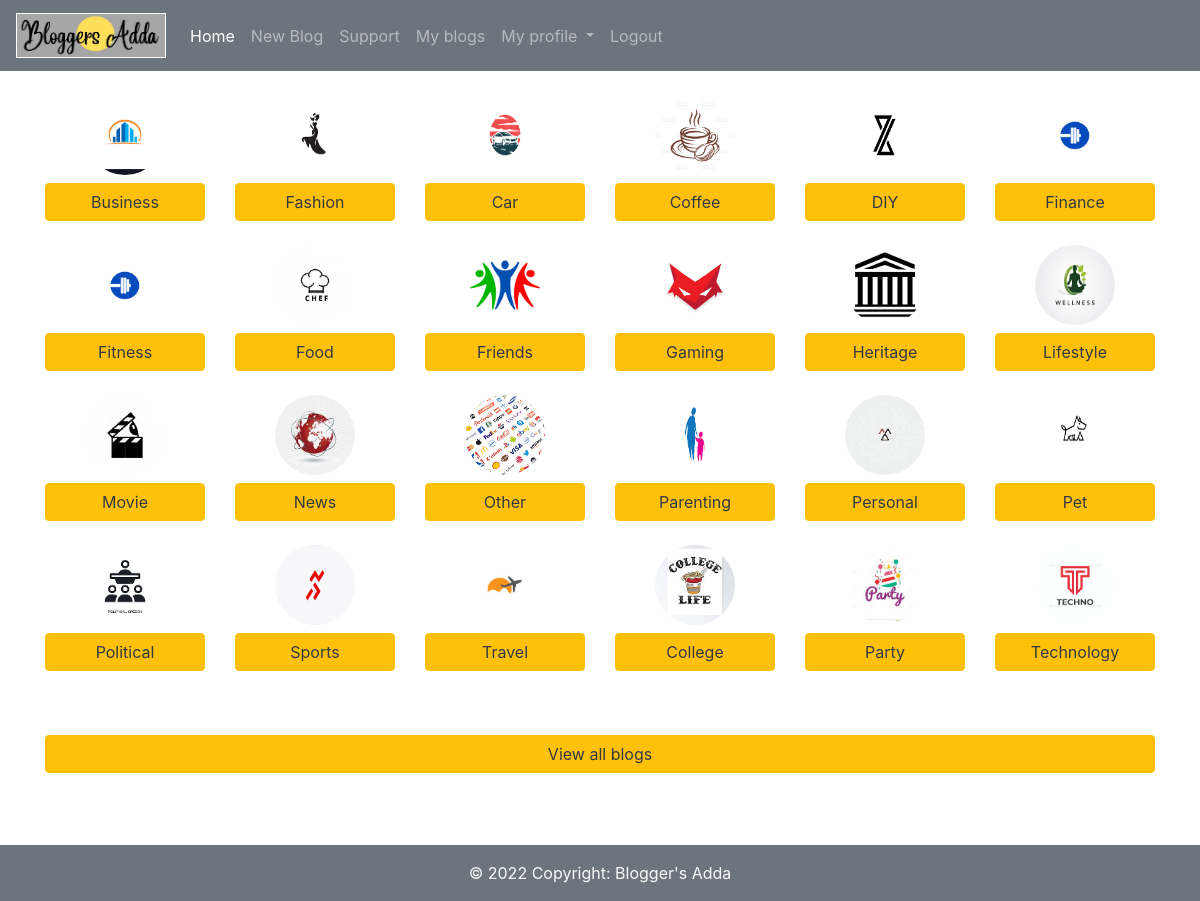
/home/, run on the app's committed database.
### myapp/models.py (models this page shows, shortened)
class Category(models.Model):
    name = models.CharField(max_length=50)
    img = models.ImageField(upload_to='images/',null=True,blank=True,default='images/defaultimg.jpg')

### myapp/views.py (the view)
# urls.py: path('home/',ret_home,name='home'),
def ret_home(request):
    cat = Category.objects.all()
    return render(request,'Home.html',{'cat':cat})

### myapp/templates/Home.html (shortened to what this page needs)
<!DOCTYPE html>
<html lang="en">
<head>
</head>
<body>
    {% extends 'header.html' %}
    {% block homeactive %} active {% endblock homeactive %}
    {% block my_blogs %}
    <div class="container my-3">
        <div class="row">
            {% for i in cat %}
            <div class="col-lg-2 text-dark my-2">
                <center>
                    <img src="{{i.img.url}}" height="80px" width = "80px" style="border-radius: 50%;"></img>
                    <br>
                    <a href="{% url 'blogs' i.id %}" class="text-dark"><button class=" col-lg-12 btn btn-warning my-2 text-dark">{{i.name}}</buton></a>
                </center>
            </div>
            {% endfor %}
        </div>
        <div class="row">
            <div class="col-lg-12 my-5">
                <a href="{% url 'all_blogs' %}" class="text-dark"><button class="btn btn-warning btn-block text-dark">View all blogs</button></a>
            </div>
        </div>
    </div>
    {% endblock my_blogs %}

### myapp/templates/header.html (shortened to what this page needs)
{% load static %}<!DOCTYPE html>
<html lang="en">
<head>
  <link rel="stylesheet" href="https://cdnjs.cloudflare.com/ajax/libs/font-awesome/4.7.0/css/font-awesome.min.css">
  <link rel="stylesheet" href="https://cdn.jsdelivr.net/npm/bootstrap@4.5.3/dist/css/bootstrap.min.css"
>
</head>
<body>
  <nav class="navbar navbar-expand-lg navbar navbar-dark bg-secondary">
    <a class="navbar-brand" href="/home"><img src="{% static 'logo.jpg' %}" alt="" width="150px" height="45px" style="border: 1px solid white;"></a>
    <div class="collapse navbar-collapse" id="navbarNav">
      <ul class="navbar-nav">
        <li class="nav-item {% block homeactive %}{% endblock homeactive %}">
          <a class="nav-link" href="/home">Home </a>
        </li>
        <li class="nav-item {% block newblogactive %}{% endblock newblogactive %}">
          <a class="nav-link" href="/new_blog/">New Blog</a>
        </li>
        <li class="nav-item {% block supportactive %}{% endblock supportactive %}">
          <a class="nav-link" href="{% url 'support' %}">Support</a>
        </li>
        <li class="nav-item {% block myblogactive %}{% endblock myblogactive %}">
          <a class="nav-link" href="/my_blogs/">My blogs</a>
        </li>
        <li class="nav-item dropdown">
          <a class="nav-link dropdown-toggle" href="#" id="navbarDropdownMenuLink" data-toggle="dropdown"
            aria-haspopup="true" aria-expanded="false">
            My profile
          </a>
        </li>
          {% if request.user %}
          <li class="nav-item">
            <a class="nav-link" href="/logout/">Logout</a>
          </li>
          {% endif %}
      </ul>
    </div>
  </nav>
  {% block my_blogs %}
  {% endblock my_blogs %}
  <footer class="bg-secondary text-center text-lg-start text-light mt-4 p-3">
    <div class="text-center">
      © 2022 Copyright:
      <a class="text-light" href="/home">Blogger's Adda</a>
    </div>
  </footer>
</body>
</html>

### myapp/templates/header.html (style rules this page uses)
footer { position: relative; left: 0; bottom: 0; width: 100%; text-align: center; background-color: rgba(0, 0, 0, 0.2); }

### data on the page
Category: img (picture), name "Business"
Category: img (picture), name "Fashion"
Category: img (picture), name "Car"
Category: img (picture), name "Coffee"
Category: img (picture), name "DIY"
Category: img (picture), name "Finance"
Category: img (picture), name "Fitness"
Category: img (picture), name "Food"
Category: img (picture), name "Friends"
Category: img (picture), name "Gaming"
Category: img (picture), name "Heritage"
Category: img (picture), name "Lifestyle"
Category: img (picture), name "Movie"
Category: img (picture), name "News"
Category: img (picture), name "Other"
Category: img (picture), name "Parenting"
Category: img (picture), name "Personal"
Category: img (picture), name "Pet"
Category: img (picture), name "Political"
Category: img (picture), name "Sports"
Category: img (picture), name "Travel"
Category: img (picture), name "College"
Category: img (picture), name "Party"
Category: img (picture), name "Technology"
